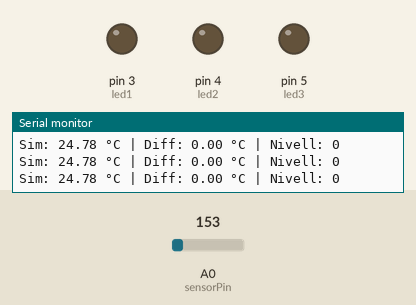
Bench run of a sketch on a simulated Arduino Uno, built with avr-gcc and run on an emulated ATmega328P. Parts: output pins drawn as LEDs (lit = HIGH), the last lines printed to the serial monitor. The test bench sets the inputs (shaded band); at power-on: A0 (sensorPin) = 153.

Above: at 6.2 s.
6.3 s: A0 (sensorPin) set to 155
At 7.1 s:
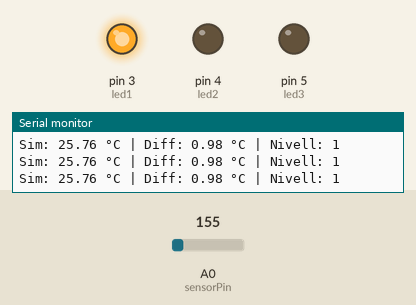
7.9 s: A0 (sensorPin) set to 165
At 8.7 s:
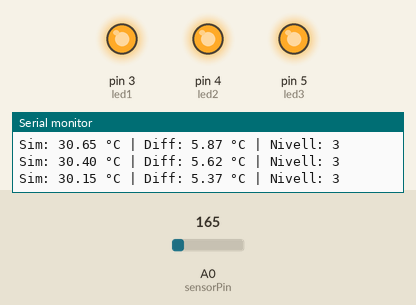
10.9 s: A0 (sensorPin) set to 175
At 13.8 s:
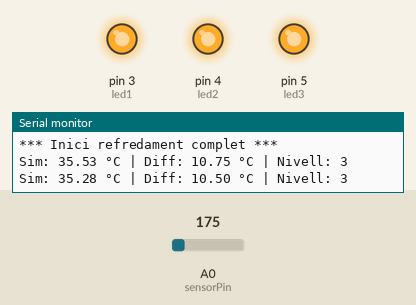
Timing chart, 0 to 15.3 s (numbered marks = the images above; inputs shaded):
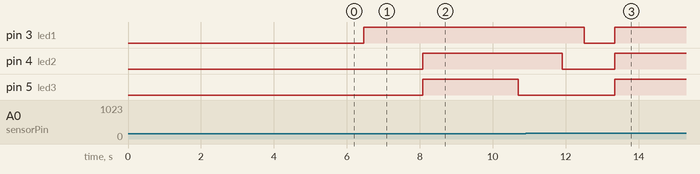

The sketch:

loveOmeter.ino
```cpp
// Love-O-Meter
// ----------------------------------------------------------------
// Variació del projecte inicial d'exemple d'Arduino Starter Kit:
// - Detecció automàtica de temperatura inicial
// - Simulació de refredament per codi per tornar a posició inicial
// ----------------------------------------------------------------
// By: Hèctor Pascual
// Activity: PAC02 - Interacció Tangible
// Date: 30/10/2025

// --- DECLARACIÓ DE CONSTANTS DE PINATGE ---
const int sensorPin = A0;   // Pin analògic on està connectat el sensor TMP36
const int led1 = 3;         // Pin digital del primer LED (nivell 1)
const int led2 = 4;         // Pin digital del segon LED (nivell 2)
const int led3 = 5;         // Pin digital del tercer LED (nivell 3)

// --- VARIABLES DE CONTROL DE TEMPERATURA ---
float baselineTemp = 0.0;   // Temperatura inicial de referència (ambient)
float simulatedTemp = 0.0;  // Temperatura simulada, usada per controlar el refredament automàtic
float lastRealTemp = 0.0;   // Última lectura real del sensor de temperatura
bool coolingMode = false;   // Booleà que indica si estem en mode de refredament

// --- CONSTANTS DE COMPORTAMENT ---
const float heatThreshold = 0.10;        // Increment mínim de temperatura per considerar que puja
const float coolStep = 0.25;             // Quantitat de graus que baixa cada cicle en mode refredament
const unsigned long checkInterval = 200; // Interval de temps entre comprovacions (en mil·lisegons)

// --- FUNCIÓ D'INICIALITZACIÓ ---
void setup() {
  Serial.begin(9600);                // Inicialitza la comunicació sèrie per enviar dades al monitor

  pinMode(led1, OUTPUT);             // Defineix el pin del LED1 com a sortida
  pinMode(led2, OUTPUT);             // Defineix el pin del LED2 com a sortida
  pinMode(led3, OUTPUT);             // Defineix el pin del LED3 com a sortida

  Serial.println("Calculant temperatura base inicial..."); // Mostra missatge d'inici
  baselineTemp = calculaBaseline();  // Calcula la temperatura base mitjançant diverses lectures
  simulatedTemp = baselineTemp;      // Inicialitza la temperatura simulada amb el valor base
  lastRealTemp = baselineTemp;       // Desa la temperatura base com a últim valor llegit

  Serial.print("Temperatura base: "); // Missatge inicial amb la temperatura base
  Serial.print(baselineTemp, 2);      // Mostra el valor numèric amb dos decimals
  Serial.println(" °C");
  Serial.println("---------------------------");
}

// --- BUCLE PRINCIPAL ---
void loop() {
  // Si no estem en mode de refredament, llegim el sensor i actualitzem la temperatura
  if (!coolingMode) {
    float realTemp = readTemperature(); // Llegeix la temperatura actual del sensor TMP36

    // Comprovem si la temperatura ha pujat prou respecte a l'últim valor
    if (realTemp > lastRealTemp + heatThreshold) {
      simulatedTemp = realTemp;   // Actualitzem la temperatura simulada amb la nova lectura
      lastRealTemp = realTemp;    // Guardem aquesta lectura com a última lectura real
    }
    else {
      // Si la temperatura ja és alta i comença a baixar, activem el mode refredament
      if (simulatedTemp - baselineTemp > 3.0) {
        coolingMode = true; // Activem el mode de refredament

        Serial.println("*** Inici refredament complet ***"); // Missatge informatiu
      }
    }
  }
  else {
    // --- MODE DE REFREDAMENT AUTOMÀTIC ---
    simulatedTemp -= coolStep;            // Reduïm la temperatura simulada gradualment

    if (simulatedTemp <= baselineTemp) {  // Si hem arribat a la temperatura inicial
      simulatedTemp = baselineTemp;       // Assegurem que no baixi més del baseline
      coolingMode = false;                // Desactivem el mode refredament

      Serial.println("*** Refredament complet finalitzat ***"); // Missatge final
    }
  }

  // Calculem la diferència entre la temperatura actual i la temperatura base
  float diff = simulatedTemp - baselineTemp;

  // Determinem quin nivell d’intensitat (0 a 3) correspon a la diferència actual
  int nivell = calcularNivell(diff);

  // Mostrem totes les dades actuals al monitor sèrie
  Serial.print("Sim: ");
  Serial.print(simulatedTemp, 2);          // Valor de la temperatura simulada amb dos decimals
  Serial.print(" °C | Diff: ");
  Serial.print(diff, 2);                   // Valor de la temperatura diferent amb dos decimals
  Serial.print(" °C | Nivell: ");
  Serial.println(nivell);                  // Valor del nivell actual, entre 0 i 3

  // --- CONTROL DELS LEDS SEGONS EL NIVELL ---
  digitalWrite(led1, nivell >= 1 ? HIGH : LOW); // Encén LED1 si el nivell és 1 o més
  digitalWrite(led2, nivell >= 2 ? HIGH : LOW); // Encén LED2 si el nivell és 2 o més
  digitalWrite(led3, nivell >= 3 ? HIGH : LOW); // Encén LED3 si el nivell és 3 o més

  delay(checkInterval);                         // Espera un breu interval abans del següent cicle
}

// --- FUNCIONS AUXILIARS ---

// Funció per llegir la temperatura real des del sensor TMP36
float readTemperature() {
  int sensorVal = analogRead(sensorPin);       // Llegeix el valor analògic del sensor entre 0 i 1023
  float voltage = (sensorVal / 1023.0) * 5.0;  // Converteix la lectura a volts
  float temperature = (voltage - 0.5) * 100.0; // Converteix volts a graus Celsius

  return temperature;                          // Retorna la temperatura calculada
}

// Funció per calcular la temperatura base inicial en un promig de 100 lectures
float calculaBaseline() {
  float suma = 0;                              // Variable acumuladora per sumar les lectures

  for (int i = 0; i < 100; i++) {              // Fa 100 lectures seguides
    suma += readTemperature();                 // Afegeix cada lectura a la suma total
    delay(50);                                 // Petita pausa entre lectures per estabilització
  }

  float mitjana = suma / 100.0;                // Calcula la mitjana de les lectures

  return mitjana;                              // Retorna el valor mitjà (temperatura base)
}

// Funció per determinar quin nivell de calor mostrar segons la diferència
int calcularNivell(float diff) {
  if (diff < 0.8) return 0;                    // Si la diferència és petita, nivell 0 - cap LED encès
  else if (diff < 1.5) return 1;               // Si és moderada, nivell 1 - LED1 encès
  else if (diff < 3.0) return 2;               // Si és més alta, nivell 2 - LED1 i LED2 encesos
  else return 3;                               // Si és molt alta, nivell 3 - tots els LEDs encesos
}
```

Measured:
- the behaviour switches between 154 and 155 on A0 (sensorPin) (found by bisection; images 0 and 1)
- after the input at 6.3 s, pin 3 (led1): LOW → HIGH after 0.17 s
- after the input at 7.9 s, pin 4 (led2): LOW → HIGH after 0.18 s; pin 5 (led3): LOW → HIGH after 0.18 s, → LOW 2.6 s later
- after the input at 10.9 s, pin 5 (led3): LOW → HIGH after 2.4 s
